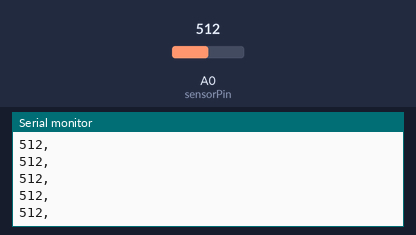
Bench run of a sketch on a simulated Arduino Leonardo, built with avr-gcc and run on an emulated ATmega32U4. On the bench: the last lines printed to the serial monitor. The test bench sets the inputs (shaded band); at power-on: A0 (sensorPin) = 512. USB keyboard and mouse output is not drawn.

Above: at 1.2 s.
1.3 s: A0 (sensorPin) set to 31
At 2.25 s:
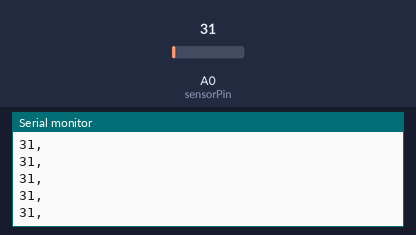
2.8 s: A0 (sensorPin) set to 26
At 3.33 s:
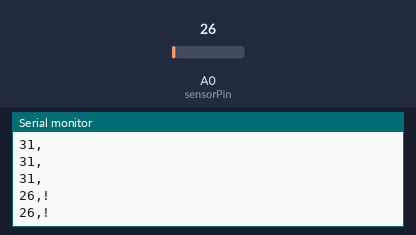

The sketch:

Sip-and-Puff-Switch_New.ino
```cpp
/*
   this is code for the use of air pressure MXP5050GP.
*/
#include "Keyboard.h"

const int togglePin = 4;          // input pin for toggle switch
int sensorPin = A0;
int sensorValue;
int toggleState = 1;
int previousPuffState = 0;   // for checking the state of the sensor
int previousSipState = 0;
int counter = 0;                  // button push counter
int sipState;
int puffState;
char character = 32;       // currently displayed character
int timestampPuff;          // timestamp
int timestampSip;          // timestamp
int pace = 1000;        // sip, speed of the selection
int space = 1000;        // puff, next
//bool space = false;
//const float SensorOffset = 102.0;

void setup() {
  Serial.begin(9600);
  // make the pushButton pin an input:
  pinMode(togglePin, INPUT);
  // initialize control over the keyboard:
  Keyboard.begin();
}

void loop() {
  //  toggleState = digitalRead(togglePin);
  //  if (toggleState == 0) {
  //    Keyboard.begin();
  //  } else if (toggleState == 1) {
  //    Keyboard.end();
  //  }

  sensorValue = analogRead(sensorPin);

  if (sensorValue >= 50) {
    if (sensorValue >= 170) {
      puffState = 1;
    } else if (sensorValue < 170) {
      puffState = 0;
    }
  }

  if (sensorValue < 50) {
    if (sensorValue <= 28 ) {
      sipState = 1;
    } else if (sensorValue > 28) {
      sipState = 0;
    }
  }

  if (puffState != previousPuffState) {
    //for next
    delay(10);
    if (puffState == 1) {
      Keyboard.write(8);
      Keyboard.write(character);
      Keyboard.write(32);
      timestampPuff = millis();
    }
    previousPuffState = puffState;
  }


  // for space
  if (puffState == 1) {
    // after the delay passes:
    if (millis() - timestampPuff > space) {
      delay(100);
      Keyboard.write(32);
      //      delay(250);
      //      Keyboard.write(32);
      //      delay(1000);
    }
  }

  // if the sensor state has changed,
  if (sipState != previousSipState) {
    delay(10);
    // it's currently blown:
    if (sipState == 1) {
//      if (millis() - timestampSip < pace) {
        character ++;
        Keyboard.write(8);
        Keyboard.write(character);
        if (character == 128) {
          character = 32;
          timestampSip = millis();
        }
        delay(150);
//      } else
//      if (millis() - timestampSip >= pace) {
//          character ++;
//          Keyboard.write(8);
//          Keyboard.write(character);
//          if (character == 128) {
//            character = 32;
//          }
//        }
      }
      // there are several edge cases:
      switch (character) {
        case 0X1F:        // unprintables below space in ASCII table
          // replace with tab instead:
          character = '\t';
          Keyboard.write(character);
          break;
        case '\t':        // tab:
          // since last character was tab, replace with delete:
          Keyboard.write(KEY_DELETE);
          // reset current character:
          //        character = 'a';
          break;
        case 127:         // DEL
          // print newline and carriage return instead:
          Keyboard.println();
          break;
          //      default:
          // delete, then print character, then advance
          //        Keyboard.write(8);
          //        Keyboard.write(character);
          //        break;
      }
      // constrain character to between tab and ~:
      character =  constrain(character, '\t', 127);
      previousSipState = sipState;
    }

    Serial.print(sensorValue);
    Serial.print(",");
    Serial.println(character);
    //  Serial.println(toggleState);
    // save the current button state for comparison next time:
  }
```

Measured:
- the behaviour switches between 29 and 28 on A0 (sensorPin) (found by bisection; images 1 and 2)
- after the input at 1.3 s, the serial monitor: prints a new line after 0.13 s (image 1)
- after the input at 2.8 s, the serial monitor: prints a new line after 0.33 s (image 2)
